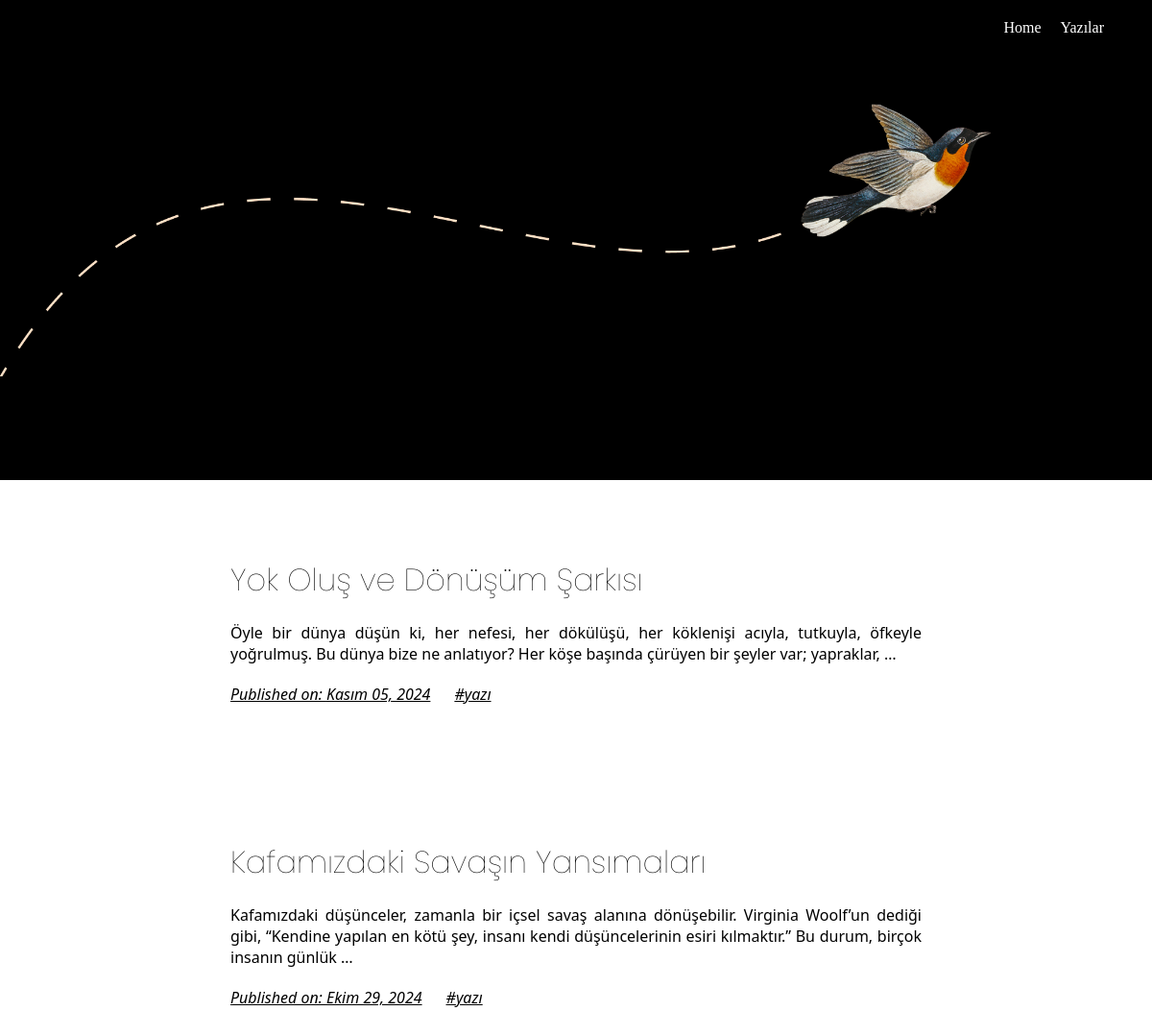
Screenshot of /blog/ with the database file from the repository.
### blog/models.py (models this page shows, shortened)
class Post(models.Model):
    title = models.CharField(max_length=200)
    content = HTMLField()
    image = models.ImageField(upload_to='images/', blank=True, null=True)
    slug=models.SlugField(null=False, unique=True)
    status = models.CharField(max_length=20, choices=[('draft', 'Taslak'), ('published', 'Yayınlanan')], default='published')
    tags = models.ManyToManyField(Tag, related_name='posts', blank=True)
    created_at = models.DateTimeField(auto_now_add=True)
    updated_at = models.DateTimeField(auto_now=True)
    class Meta:
        verbose_name='Yazı'
        verbose_name_plural='Yazılar'

class Tag(models.Model):
    name = models.CharField(max_length=100, unique=True)
    class Meta:
        verbose_name='Etiket'
        verbose_name_plural='Etiketler'

### blog/views.py (the view)
# urls.py: path('', views.home, name='home'),
def home(request):
    posts = Post.objects.filter(status='published').order_by('-created_at')
    return render(request, 'blog/home.html', {'posts': posts})

### templates/blog/home.html (shortened to what this page needs)
<!DOCTYPE html>
<html lang="en">
<head>
    {% load static %}
    <link rel="stylesheet" href="{% static 'css/style.css' %}" type="text/css">
</head>
<body class="home-page">
    <header>
        <nav>
            <ul>
                <li><a href="{% url 'home' %}">Home</a></li>
                <li><a href="{% url 'post_list' %}">Yazılar</a></li>
            </ul>
        </nav>
    </header>
    {% for post in posts %}
    <main>
        <h1><a href="{% url 'post_detail' slug=post.slug %}">{{ post.title }}</a></h1>
        <p>{{ post.content|safe|truncatewords:30 }}</p>
        <p class="post-date"><a href="{% url 'post_detail' slug=post.slug %}">Published on: {{ post.created_at|date:"F d, Y" }}</a>&nbsp;&nbsp;&nbsp;&nbsp;&nbsp;{% for tag in post.tags.all %}
            <a href="{% url 'tagged_posts' tag.id %}">#{{ tag.name }}</a>
        {% endfor %}</p>
    </main>
    {% empty %}
        <p>Henüz yazı yok.</p>
    {% endfor %}
</body>
</html>

### blog/static/css/style.css (style rules this page uses)
* { margin: 0; padding: 0; box-sizing: border-box; }
body { font-family: 'Georgia', serif; background-color: #fff; color: #000; }
.home-page header { position: relative; height: 500px; background-color: #000; background-image: url(bird.png); background-position: center; background-repeat: no-repeat; background-size: contain; }
.home-page h1 a { color: inherit; text-decoration: none; }
nav ul { list-style: none; display: flex; justify-content: flex-end; padding: 20px; margin-right: 30px; }
nav ul li { margin-left: 20px; }
nav ul li a { color: #fff; text-decoration: none; font-size: 16px; }
ul li a { text-decoration: none; color: #18272F; position: relative; }
main { padding: 40px; margin: 40px auto; max-width: 800px; }
h1 { font-size: 2rem; font-weight: 400; margin-bottom: 10px; font-family: "Poppins", sans-serif; font-weight: 100; font-style: normal; }
p { margin-bottom: 20px; font-family: system-ui, -apple-system, BlinkMacSystemFont, 'Segoe UI', Roboto, Oxygen, Ubuntu, Cantarell, 'Open Sans', 'Helvetica Neue', sans-serif; font-style: normal; font-size-adjust: 1.25rem; font-stretch: normal; }
.post-date a { font-size: 1rem; font-style: italic; color: inherit; text-decoration: underline; }

### rows the page displays
Post: title "Yok Oluş ve Dönüşüm Şarkısı", content "Öyle bir dünya düşün ki, her nefesi, her dökülüşü, her köklenişi acıyla, tutkuyla, öfkeyle yoğrulmuş. Bu dünya bize ne anlatıyor? Her köşe başında çürüyen bir şeyler var; yapraklar, …", created_at "Kasım 05, 2024"
Tag: name "yazı"
Post: title "Kafamızdaki Savaşın Yansımaları", content "Kafamızdaki düşünceler, zamanla bir içsel savaş alanına dönüşebilir. Virginia Woolf’un dediği gibi, “Kendine yapılan en kötü şey, insanı kendi düşüncelerinin esiri kılmaktır.” Bu durum, birçok insanın günlük …", created_at "Ekim 29, 2024"
